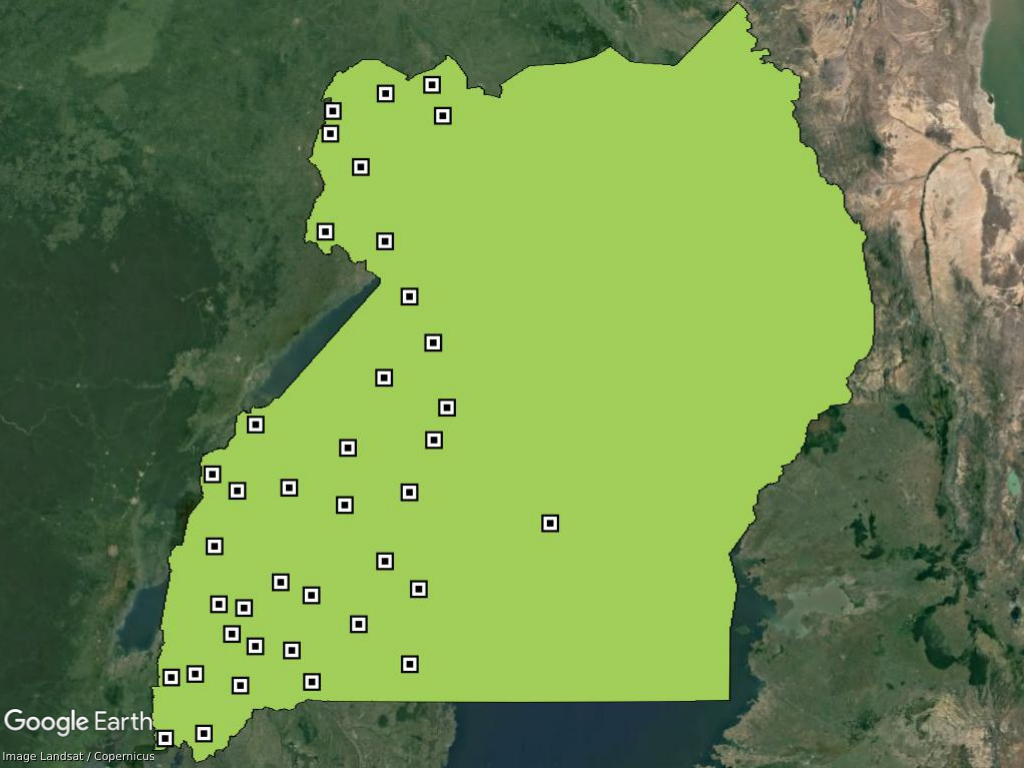
#> input picture with coordinates.jpg, 1024 x 768 px
$ python detect.py
#> lines starting #> are read from the running program, lines starting #| are printed output that depends on the picture; after the words box and inside, x2 and y2 are one past the last pixel; in counts of white or black regions, pixels touching at a corner belong together
import cv2
import numpy as np
import matplotlib.pyplot as plt

filename = "coordinate.txt"
open(filename, 'w').close()
f = open(filename, "a")

def plotImg(img):
    if len(img.shape) == 2:
        plt.imshow(img, cmap='gray')
        # plt.show()
    else:
        plt.imshow(cv2.cvtColor(img, cv2.COLOR_BGR2RGB))
        plt.show()

img = cv2.imread('with coordinates.jpg')
#> img is the input picture: shape (768, 1024, 3); mean B, G, R 77.8, 140.4, 111.7
gray_img = cv2.cvtColor(img, cv2.COLOR_BGR2GRAY)
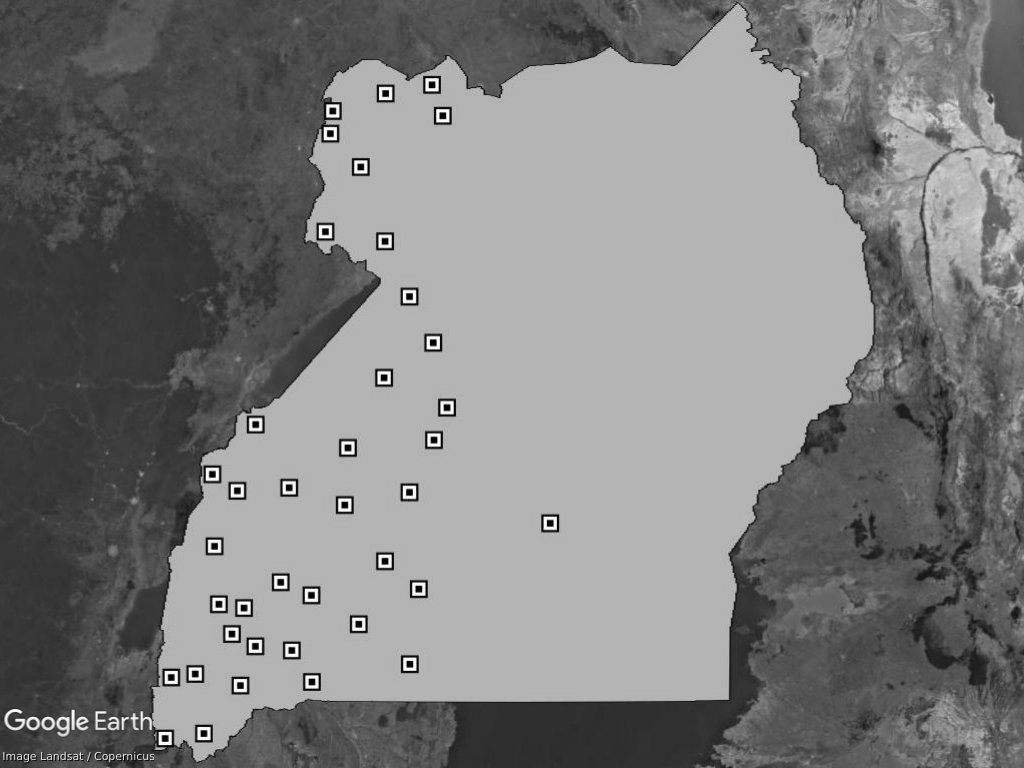
#> gray_img: shape (768, 1024); min 0, max 255, mean 124.6
binary_img = cv2.adaptiveThreshold(gray_img, 255, cv2.ADAPTIVE_THRESH_GAUSSIAN_C,
                                   cv2.THRESH_BINARY_INV, 35, 80)
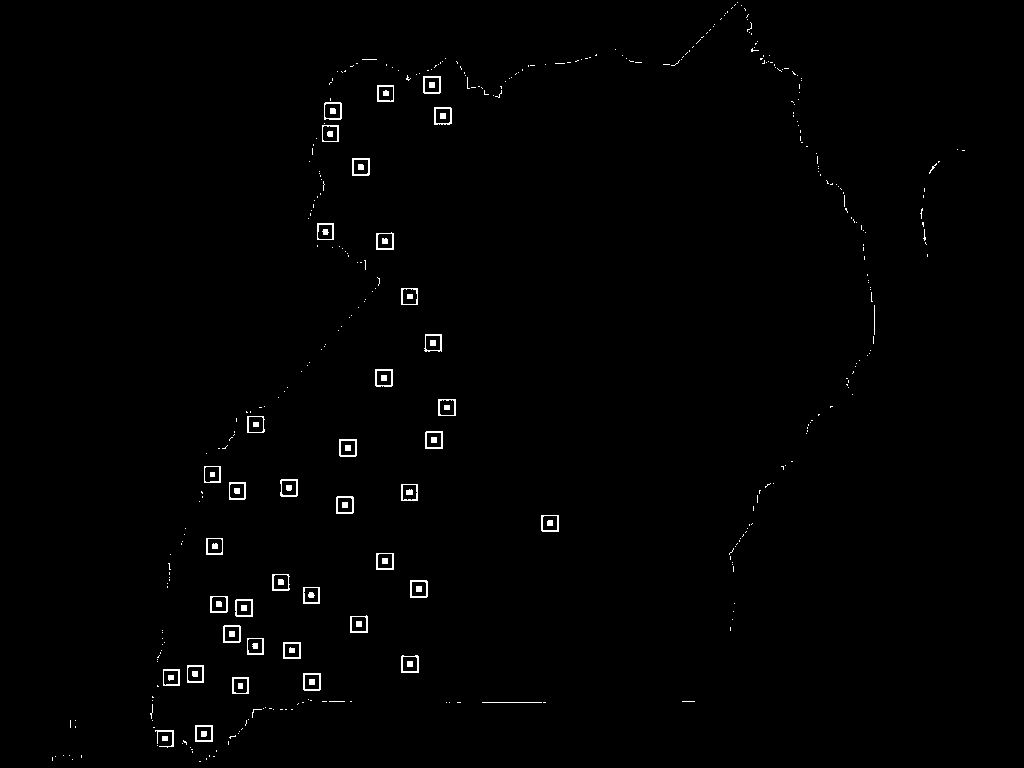
#> binary_img: shape (768, 1024); 0.86% white in thin lines or dots, all inside (x1, y1, x2, y2) = (52, 2, 965, 762)
plotImg(binary_img)
_, _, boxes, _ = cv2.connectedComponentsWithStats(binary_img)
#> boxes = 417 rows, first 6: [0, 0, 1024, 768, 779689], [737, 2, 1, 1, 1], [734, 4, 2, 2, 2], [741, 5, 1, 1, 1], [731, 7, 2, 2, 2], [744, 8, 2, 3, 3]
# first box is the background
boxes = boxes[1:]
#> boxes = 416 rows, first 6: [737, 2, 1, 1, 1], [734, 4, 2, 2, 2], [741, 5, 1, 1, 1], [731, 7, 2, 2, 2], [744, 8, 2, 3, 3], [727, 11, 1, 2, 2]
filtered_boxes = []
for x,y,w,h,pixels in boxes:
    if pixels < 10000 and h < 20 and w < 20 and h > 10 and w > 10:
        filtered_boxes.append((x,y,w,h))
#> this loop made 416 passes
#> after the loop, filtered_boxes = 39 items, first 6: (423, 76, 18, 18), (377, 85, 17, 17), (324, 102, 18, 18), (434, 107, 18, 18), (322, 125, 17, 17), (352, 158, 18, 18)
count = 0
for x,y,w,h in filtered_boxes:

    cv2.rectangle(img, (x,y), (x+w,y+h), (0,0,255),2)
    # zipped = np.column_stack((x,y))
    # count +=1
    # print((x,y))
    # write the x,y coordinates to the coordinates text file
    f.write(str((x,y)))
    f.write("\n")
#> this loop made 39 passes
#> (x, y, w, h) on passes 1 to 12: (423, 76, 18, 18), (377, 85, 17, 17), (324, 102, 18, 18), (434, 107, 18, 18), (322, 125, 17, 17), (352, 158, 18, 18), (317, 223, 17, 17), (376, 232, 18, 18), (401, 288, 17, 17), (424, 334, 18, 18), (375, 369, 18, 18), (438, 399, 18, 17)
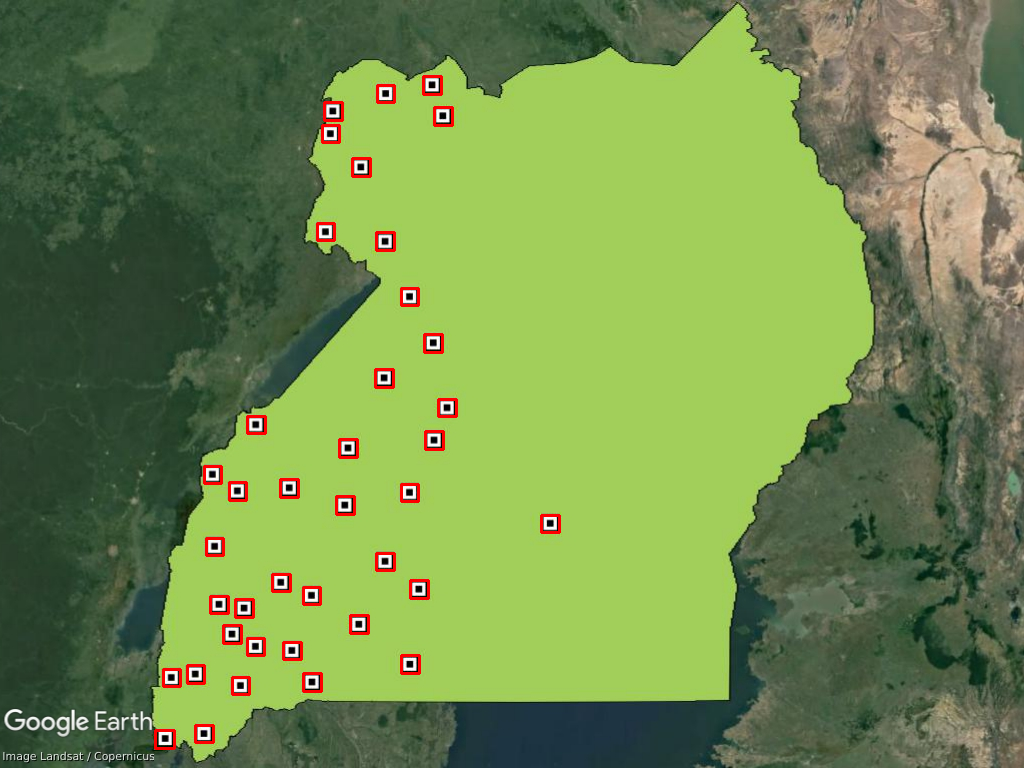
#> img: shape (768, 1024, 3); 1.03% of pixels changed, all inside (x1, y1, x2, y2) = (154, 75, 561, 750)


f.close()
plotImg(img)
#> in plotImg (call 2), `plt.show()`:
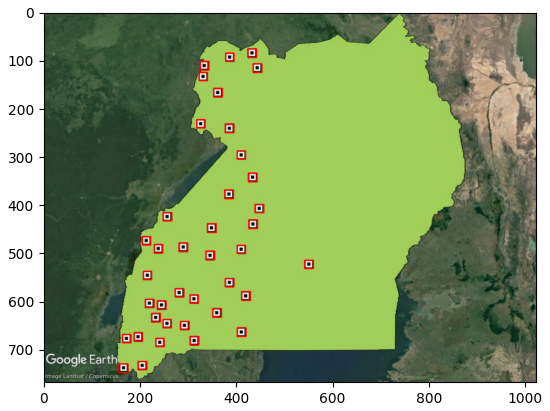
#> figure drawn by matplotlib, 1 panel
